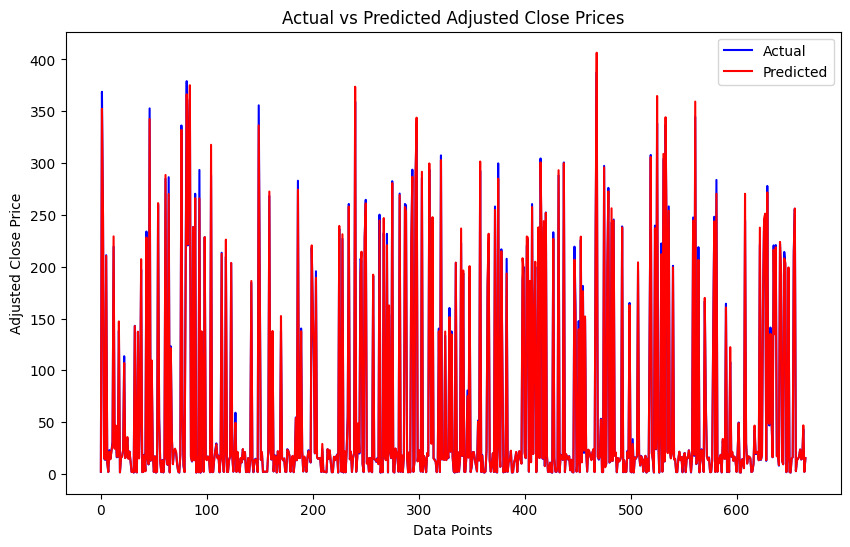

Write Python code to recreate this figure.
import pandas as pd
from sklearn.model_selection import train_test_split, GridSearchCV
from sklearn.ensemble import GradientBoostingRegressor
from sklearn.metrics import mean_squared_error
import matplotlib.pyplot as plt
from datasets import load_dataset

# Load dataset
tesla = load_dataset('codesignal/tsla-historic-prices')
tesla_df = pd.DataFrame(tesla['train'])

# Calculate 20-day Simple Moving Averages (SMA) on the dataset
tesla_df['20_day_SMA'] = tesla_df['Adj Close'].rolling(window=20).mean()

# Drop rows with NaN values after calculating the moving averages
tesla_df.dropna(inplace=True)

# Select relevant features and prepare the target variable
# Using `Open`, `High`, `Low`, `Close`, `Volume`, and `20_day_SMA` as features
features = ['Open', 'High', 'Low', 'Close', 'Volume', '20_day_SMA']
target = 'Adj Close'

X = tesla_df[features]
y = tesla_df[target].shift(-1).dropna()  # Predict next day's adjusted close
X = X.iloc[:-1]  # Align features with target

# Split the dataset into training and testing sets
X_train, X_test, y_train, y_test = train_test_split(X, y, test_size=0.2, random_state=42)

# Set up the hyperparameter grid
param_grid = {
    'learning_rate': [0.01, 0.1],
    'n_estimators': [100, 200],
    'max_depth': [3, 4]
}

# Instantiate the GridSearchCV object with GradientBoostingRegressor
gbr = GradientBoostingRegressor(random_state=42)
grid_search = GridSearchCV(estimator=gbr, param_grid=param_grid, cv=5, scoring='neg_mean_squared_error', n_jobs=-1)

# Fit the GridSearchCV object to the training data
grid_search.fit(X_train, y_train)

# Print best parameters found by GridSearchCV
print("Best parameters found: ", grid_search.best_params_)

# Use the best estimator to predict on the test set
best_gbr = grid_search.best_estimator_
y_pred = best_gbr.predict(X_test)

# Calculate and print the Mean Squared Error for the predictions
mse = mean_squared_error(y_test, y_pred)
print(f"Mean Squared Error: {mse}")

# Plot predictions against actual values using matplotlib
plt.figure(figsize=(10, 6))
plt.plot(y_test.values, label='Actual', color='blue')
plt.plot(y_pred, label='Predicted', color='red')
plt.title('Actual vs Predicted Adjusted Close Prices')
plt.xlabel('Data Points')
plt.ylabel('Adjusted Close Price')
plt.legend()
plt.show()
